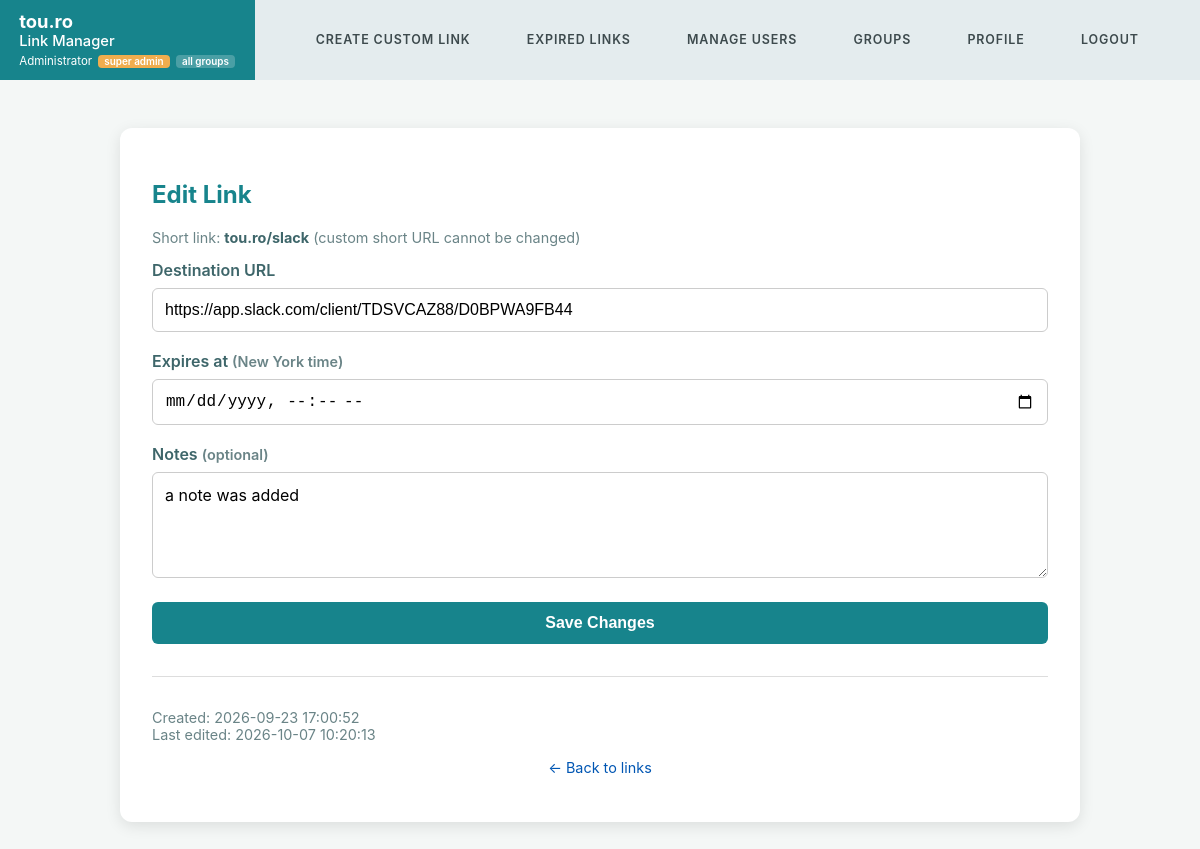
Page /admin/edit-links/?id=1 (signed in) on the committed database.
### tables this page shows
CREATE TABLE links (
            id INTEGER PRIMARY KEY AUTOINCREMENT,
            user_id INTEGER NOT NULL,
            short_url TEXT UNIQUE NOT NULL,
            url TEXT NOT NULL,
            created_at TEXT,
            updated_at TEXT,
            expires_at TEXT,
            notes TEXT, updated_by INTEGER, clicks INTEGER NOT NULL DEFAULT 0, last_clicked_at TEXT, group_id INTEGER,
            FOREIGN KEY (user_id) REFERENCES users (id)
        );

### lib.php (called while the page is built, shortened)
<?php
function e($value): string
{
    return htmlspecialchars((string) $value, ENT_QUOTES | ENT_SUBSTITUTE, 'UTF-8');
}
function get_db(): PDO
{
    static $pdo = null;
    if ($pdo === null) {
        $pdo = new PDO('sqlite:' . DB_PATH);
        $pdo->setAttribute(PDO::ATTR_ERRMODE, PDO::ERRMODE_EXCEPTION);
        $pdo->exec('PRAGMA foreign_keys = ON');
    }
    return $pdo;
}
function url_for(string $name, array $params = [], bool $external = false): string
{
    switch ($name) {
        case 'index':
            $path = '/admin/';
            break;
        case 'login':
            $path = '/admin/login/';
            if (!empty($params['reason'])) {
                $path .= '?reason=' . rawurlencode($params['reason']);
            }
            break;
        case 'logout':
            $path = '/admin/logout/';
            break;
        case 'admin_users':
            $path = '/admin/users/';
            break;
        case 'admin_expired':
            $path = '/admin/expired-links/';
            break;
        case 'admin_groups':
            $path = '/admin/groups/';
            break;
        case 'profile':
            $path = '/admin/profile/';
            break;
    }
    return $external ? absolute_url($path) : $path;
}
function render(string $view, array $vars = [], int $status = 200): void
{
    extract($vars, EXTR_SKIP);
    include __DIR__ . '/templates/' . $view . '.php';
    include __DIR__ . '/templates/base.php';
    exit;
}

### admin/edit-links/index.php (called while the page is built, shortened)
<?php
require __DIR__ . '/../../lib.php';
$link_id = (int) ($_GET['id'] ?? $_POST['id'] ?? 0);
$stmt = get_db()->prepare(
    'SELECT id, user_id, short_url, url, created_at, updated_at, expires_at, notes, group_id FROM links WHERE id = ?'
);
$stmt->execute([$link_id]);
$row = $stmt->fetch(PDO::FETCH_NUM);
$link = [
    'id' => $row[0],
    'user_id' => $row[1],
    'short_url' => $row[2],
    'url' => $row[3],
    'created_at' => $row[4],
    'updated_at' => $row[5],
    'expires_at' => $row[6],
    'notes' => $row[7] ?: '',
    'group_id' => $row[8] === null ? null : (int) $row[8],
];
render('edit_link', ['link' => $link]);

### templates/edit_link.php (the view, shortened to what this page needs)
<h2>Edit Link</h2>
<p class="muted">Short link: <strong><?= e(SHORT_LINK_DOMAIN) ?>/<?= e($link['short_url']) ?></strong> (custom short URL cannot be changed)</p>
<form method="POST">
    <div class="form-group">
        <label>Destination URL</label>
        <input type="text" name="url" value="<?= e($link['url']) ?>" required>
    </div>
    <div class="form-group">
        <label for="expires_at">Expires at <span class="muted">(New York time)</span></label>
        <input type="datetime-local" id="expires_at" name="expires_at"
               value="<?= !empty($link['expires_at']) ? e(str_replace(' ', 'T', $link['expires_at'])) : '' ?>">
    </div>
    <div class="form-group">
        <label>Notes <span class="muted">(optional)</span></label>
        <textarea name="notes" rows="4" style="width:100%; padding:0.75rem; border:1px solid #ccc; border-radius:6px; box-sizing:border-box; font-family:inherit; font-size:1rem;"><?= e($link['notes']) ?></textarea>
    </div>
    <button type="submit">Save Changes</button>
</form>
<hr style="margin: 2rem 0; border:0; border-top:1px solid #ddd;">
<p class="muted">
    Created: <?= e($link['created_at'] ?: '—') ?><br>
    Last edited: <?= e($link['updated_at'] ?: '—') ?>
</p>
<div class="auth-links">
    <p><a href="<?= e(url_for('index')) ?>">&larr; Back to links</a></p>
</div>

### templates/base.php (style rules this page uses)
body { font-family: -apple-system, BlinkMacSystemFont, "Segoe UI", Roboto, sans-serif; background-color: #f4f7f6; color: #2c4548; margin: 0; padding: 0; }
h2 { color: #17848c; }
h4, label, .choice-title, strong, b, .muted strong { color: #3e666a; }
.form-group { margin-bottom: 1.2rem; }
label { display: block; margin-bottom: 0.5rem; font-weight: 600; }
input, select { width: 100%; padding: 0.75rem; border: 1px solid #ccc; border-radius: 6px; box-sizing: border-box; font-size: 1rem; background: white; }
button { width: 100%; background-color: #17848c; color: white; border: none; padding: 0.75rem; border-radius: 6px; font-size: 1rem; font-weight: bold; cursor: pointer; }
.muted { color: #6a8487; font-size: 0.9rem; }
.auth-links { text-align: center; margin-top: 1rem; font-size: 0.9rem; }
.auth-links a { color: #0056b3; text-decoration: none; }

### rows in the picture
links: short_url "slack", url "https://app.slack.com/client/TDSVCAZ88/D0BPWA9FB44", notes "a note was added", created_at "2026-09-23 17:00:52", updated_at "2026-10-07 10:20:13"

### other values in the picture
SHORT_LINK_DOMAIN "tou.ro"
$current_user['display_name'] "Administrator"
